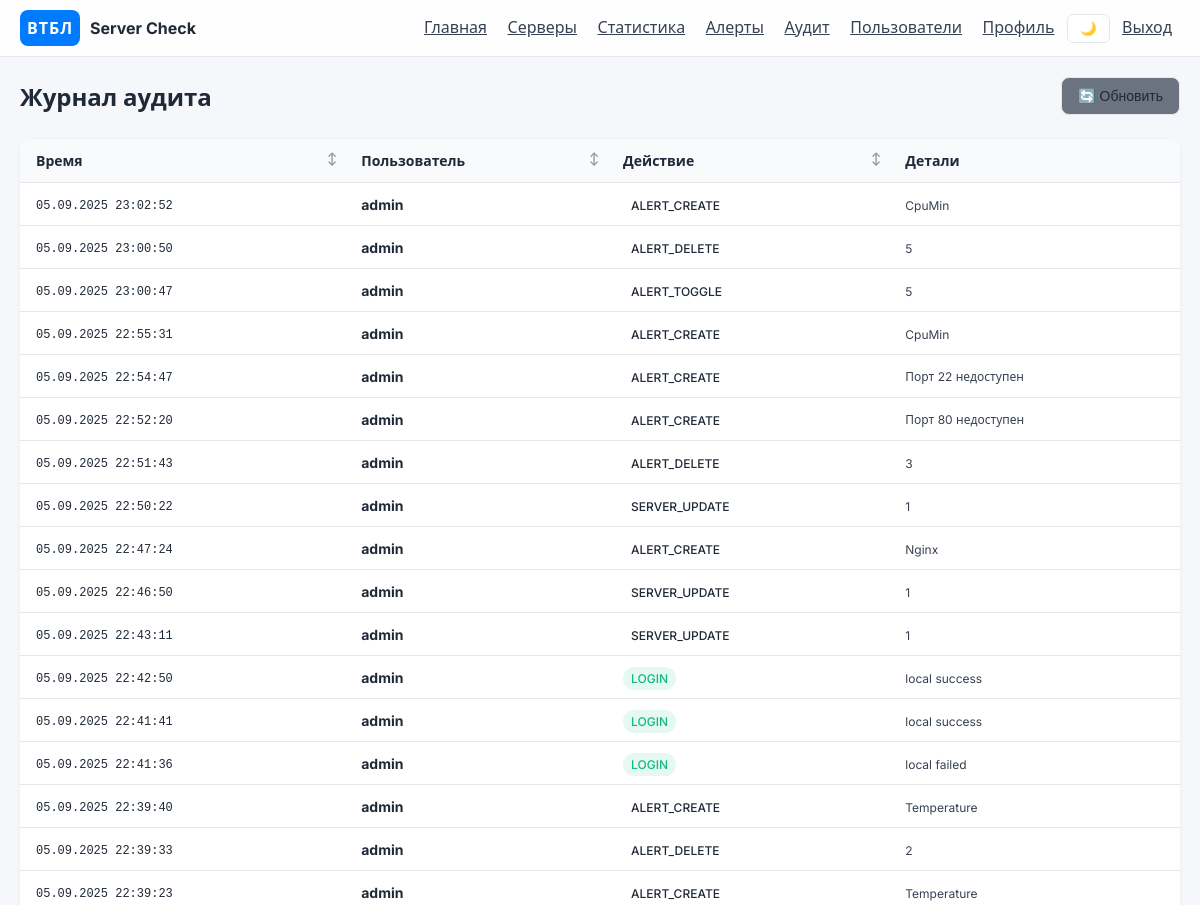
/audit (signed in, upper part), run on an earlier commit of the app's database.
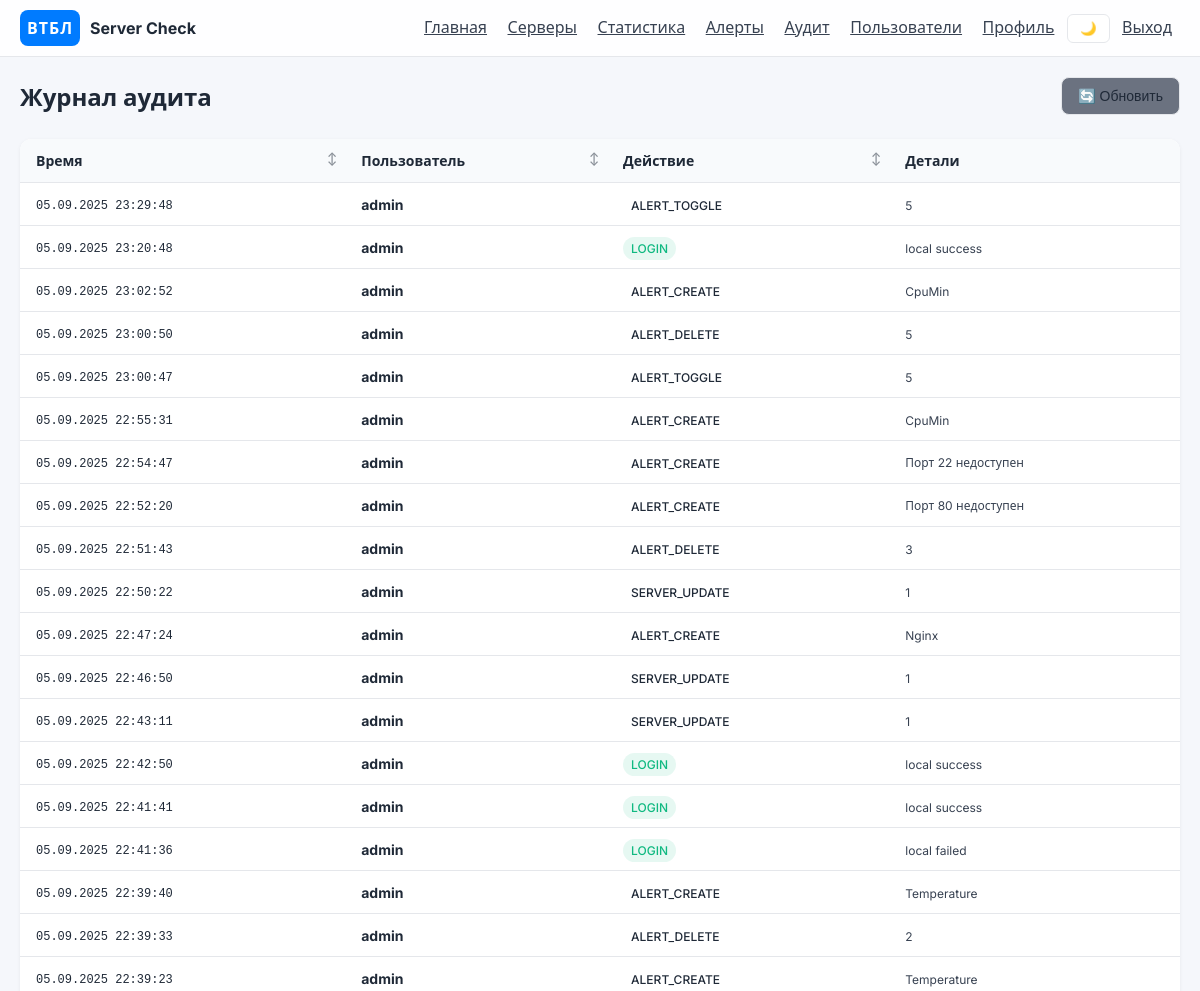
And on a later commit of the database.
### app/models.py (models this page shows)
class AuditLog(Base):
    __tablename__ = "audit_logs"
    id = Column(Integer, primary_key=True)
    timestamp = Column(DateTime, default=datetime.utcnow, index=True)
    username = Column(String(100), nullable=True)
    action = Column(String(100), nullable=False)
    details = Column(String(1000), nullable=True)

### app/routers.py (the view)
@router.get("/audit")
async def audit_page(request: Request, db: AsyncSession = Depends(get_db)):
    if not request.user.is_authenticated:
        return RedirectResponse(url="/login", status_code=HTTP_302_FOUND)
    if request.session.get("role") not in {UserRole.admin.value}:
        raise HTTPException(status_code=403, detail="Admins only")
    logs = (await db.execute(select(AuditLog).order_by(AuditLog.timestamp.desc()).limit(200))).scalars().all()
    return request.app.state.templates.TemplateResponse("audit.html", {"request": request, "logs": logs, "format_moscow_time": format_moscow_time})

### templates/audit.html (shortened to what this page needs)
{% extends "base.html" %}
{% block content %}
  <div class="page-header">
    <h1>Журнал аудита</h1>
    <div class="page-actions">
      <button class="btn btn-secondary" onclick="location.reload()">🔄 Обновить</button>
    </div>
  </div>
  <div class="table-container">
    <table class="servers-table">
      <thead>
        <tr>
          <th class="sortable" data-sort="timestamp">Время</th>
          <th class="sortable" data-sort="username">Пользователь</th>
          <th class="sortable" data-sort="action">Действие</th>
          <th>Детали</th>
        </tr>
      </thead>
      <tbody>
        {% for l in logs %}
        <tr>
          <td>
            <span class="timestamp">{{ format_moscow_time(l.timestamp) }}</span>
          </td>
          <td>
            <strong>{{ l.username or '—' }}</strong>
          </td>
          <td>
            <span class="action-badge action-{{ l.action.lower().replace(' ', '-') }}">
              {{ l.action }}
            </span>
          </td>
          <td>
            <span class="details">{{ l.details or '—' }}</span>
          </td>
        </tr>
        {% endfor %}
      </tbody>
    </table>
  </div>
{% endblock %}

What changed in the data, as far as the page shows it:
added AuditLog: timestamp "05.09.2025 23:29:48", username "admin", action "ALERT_TOGGLE", details "5"
added AuditLog: timestamp "05.09.2025 23:20:48", username "admin", action "LOGIN", details "local success"
